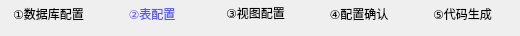
        <widget class="QWidget" name="page_step_2">
         <widget class="QWidget" name="layoutWidget_5">
          <property name="geometry">
           <rect>
            <x>0</x>
            <y>0</y>
            <width>511</width>
            <height>27</height>
           </rect>
          </property>
          <layout class="QHBoxLayout" name="horizontalLayout_9">
           <item>
            <widget class="QLabel" name="label_step1_3">
             <property name="styleSheet">
              <string notr="true"/>
             </property>
             <property name="text">
              <string>①数据库配置</string>
             </property>
             <property name="alignment">
              <set>Qt::AlignCenter</set>
             </property>
            </widget>
           </item>
           <item>
            <widget class="QLabel" name="label_step2_3">
             <property name="styleSheet">
              <string notr="true">QLabel
{
	
	color: rgb(85, 85, 255);
}</string>
             </property>
             <property name="text">
              <string>②表配置</string>
             </property>
             <property name="alignment">
              <set>Qt::AlignCenter</set>
             </property>
            </widget>
           </item>
           <item>
            <widget class="QLabel" name="label_step3_3">
             <property name="sizePolicy">
              <sizepolicy hsizetype="Preferred" vsizetype="Fixed">
               <horstretch>0</horstretch>
               <verstretch>0</verstretch>
              </sizepolicy>
             </property>
             <property name="text">
              <string>③视图配置</string>
             </property>
             <property name="alignment">
              <set>Qt::AlignCenter</set>
             </property>
            </widget>
           </item>
           <item>
            <widget class="QLabel" name="label_step4_3">
             <property name="text">
              <string>④配置确认</string>
             </property>
             <property name="alignment">
              <set>Qt::AlignCenter</set>
             </property>
            </widget>
           </item>
           <item>
            <widget class="QLabel" name="label_step5_3">
             <property name="text">
              <string>⑤代码生成</string>
             </property>
             <property name="alignment">
              <set>Qt::AlignCenter</set>
             </property>
            </widget>
           </item>
          </layout>
         </widget>
        </widget>
